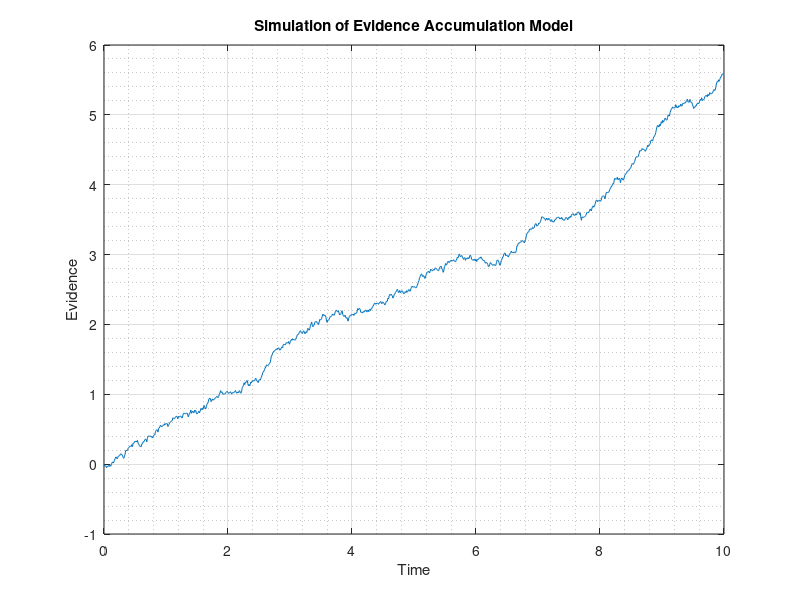

Write MATLAB code to recreate this figure. (Note: this script raises an error after producing the figure.)
% Q1
% Parameters
num_steps = 1000;  % number of steps in the simulation
dt = 0.01;        % time step
B = 0.5;          % constant bias
sigma = 0.2;      % scaling constant
x0 = 0;           % start point

% Preallocate
X = zeros(1, num_steps);
X(1) = x0;

% Brownian motion
W = zeros(1, num_steps);
W(1) = 0; 

% Simulate evidence accumulation
for t = 2:num_steps
    dW = sqrt(dt) * randn();  % discretized Brownian motion term
    W(t) = W(t-1) + dW;
    dX = B * dt + sigma * dW;  % change in evidence
    X(t) = X(t-1) + dX;
end

% Plot
figure;
plot(0:dt:(num_steps-1)*dt, X);
xlabel('Time');
ylabel('Evidence');
title('Simulation of Evidence Accumulation Model');
grid on; 
grid minor;
%% Q2


% Simulate the 20 choice experiments
B = 1;
sigma = 1;
dt = 0.1;
time_interval = 1;
num_experiments = 20;
choices = zeros(1, num_experiments);
X_values = zeros(num_experiments, round(time_interval / dt));
for i = 1:num_experiments
    [choices(i), X_values(i, :)] = simple_model(B, sigma, dt, time_interval);
end

% Distribution of results
figure;
histogram(choices);
title('Distribution of Choices');
xlabel('Choice');
ylabel('Frequency');

% Time course of the evidence for various B values over a 10-second trial
B_values = [1, 10, 0, 0.1, -1];
time_interval = 10;
num_steps = round(time_interval / dt);
X_values = zeros(length(B_values), num_steps);
for i = 1:length(B_values)
    [~, X_values(i, :)] = simple_model(B_values(i), sigma, dt, time_interval);
end

% Plot the time course of the evidence
figure;
hold on;
for i = 1:length(B_values)
    plot((1:num_steps) * dt, X_values(i, :), 'DisplayName', ['B = ' num2str(B_values(i))]);
end
hold off;
legend;
title('Time Course of the Evidence');
xlabel('Time (s)');
ylabel('Evidence');
grid on;
%% Q3
% Define the parameters
B = 0.1;
sigma = 1;
dt = 0.1;
time_intervals = 0.5:0.5:10;
num_trials = 10;

% Initialize array to hold error rates
error_rates = zeros(1, length(time_intervals));

% Loop over the different time intervals
for i = 1:length(time_intervals)
    num_errors = 0;
    for j = 1:num_trials
        [choice, ~] = simple_model(B, sigma, dt, time_intervals(i));
        if choice <= 0 % A positive response is considered correct
            num_errors = num_errors + 1;
        end
    end
    error_rates(i) = num_errors / num_trials;
end

% Plot the error rates
figure;
plot(time_intervals, error_rates);
title('Error Rate vs Time Interval');
xlabel('Time Interval (s)');
ylabel('Error Rate');

%% Q3
clear; clc; close all;

B = 0.13;          % Bias
sigma = 1;        % Variance
dt = 0.01;         % Time step size
time_intervals = 0.5:0.5:10;  % Time intervals
num_trials = 1000;  % Number of trials

error_rates_sim = zeros(1, length(time_intervals));  % Array to hold simulated error rates
error_rates_th = zeros(1, length(time_intervals));   % Array to hold theoretical error rates

for i = 1:length(time_intervals)
    num_errors = 0;
    for j = 1:num_trials
        T = time_intervals(i);
        [choice, ~] = simple_model(B, sigma, dt, T);
        if choice <= 0  % A positive response is considered correct
            num_errors = num_errors + 1;
        end
    end
    error_rates_sim(i) = num_errors / num_trials;
end

pth_fun = @(t, sigma, T, B) (1/sqrt(2*pi*sigma*T))*exp(-((t - B*T).^2)/(2*sigma*T));

for i = 1:length(time_intervals)
    error_rates_th(i) = integral(@(t) pth_fun(t, sigma, time_intervals(i), B), -inf, 0);
end

% Plot the error rates
figure;
plot(time_intervals, error_rates_sim, '.', 'MarkerSize', 15, 'Color', 'k');
hold on;
plot(time_intervals, error_rates_th, 'k', 'LineWidth', 1.5);
title('Error Rate vs Time Interval');
xlabel('Time Interval (s)');
ylabel('Error Rate');
legend('Simulation', 'Theory');


%% Q4
% Define the parameters
B = 0.1;
sigma = 1;
dt = 0.1;
time_interval = 10;
num_trials = 10;

% Initialize arrays to hold decision variable trajectories, means, and variances
X_values = zeros(num_trials, round(time_interval / dt));
mean_values = zeros(1, round(time_interval / dt));
var_values = zeros(1, round(time_interval / dt));

% Generate the evidence trajectories
for i = 1:num_trials
    [~, X_values(i, :)] = simple_model(B, sigma, dt, time_interval);
end

% Calculate the mean and variance over time
for t = 1:size(X_values, 2)
    mean_values(t) = mean(X_values(:, t));
    var_values(t) = var(X_values(:, t));
end

% Plot the trajectories, mean trajectory, and one standard deviation above and below the mean
figure;
hold on;
for i = 1:num_trials
    plot((1:size(X_values, 2)) * dt, X_values(i, :), 'Color', [0.7, 0.7, 0.7]);
end
plot((1:size(X_values, 2)) * dt, mean_values, 'k', 'LineWidth', 2);
plot((1:size(X_values, 2)) * dt, mean_values + sqrt(var_values), 'r', 'LineWidth', 2);
plot((1:size(X_values, 2)) * dt, mean_values - sqrt(var_values), 'r', 'LineWidth', 2);
hold off;
title('Evidence Trajectories');
xlabel('Time (s)');
ylabel('Evidence');

%% Q4
% Define the parameters
B = 0.1;
sigma = 1;
dt = 0.1;
time_interval = 10;
num_trials = 10;

% Initialize arrays to hold decision variable trajectories and means
X_values = zeros(num_trials, round(time_interval / dt));
mean_values = zeros(1, round(time_interval / dt));

% Generate the evidence trajectories
for i = 1:num_trials
    [~, X_values(i, :)] = simple_model(B, sigma, dt, time_interval);
end

% Calculate the mean and standard deviation over time
for t = 1:size(X_values, 2)
    mean_values(t) = mean(X_values(:, t));
end
simulation_std = std(X_values, 0, 1);

% Calculate the theoretical mean and standard deviation
t_values = (1:size(X_values, 2)) * dt;
theoretical_mean = B * t_values;
theoretical_std = sqrt(sigma^2 * t_values);

% Plot the decision variable, simulation mean, simulation std, theoretical mean, and theoretical std
figure;
hold on;
for i = 1:num_trials
    plot(t_values, X_values(i, :), 'Color', [0.6, 0.8, 0.6]); % Light Green
end
plot(t_values, mean_values, 'k', 'LineWidth', 2); % Black
plot(t_values, mean_values + simulation_std, 'Color', [1, 0, 0], 'LineWidth', 2); % Red
plot(t_values, mean_values - simulation_std, 'Color', [1, 0, 0], 'LineWidth', 2); % Red
plot(t_values, theoretical_mean, 'b--', 'LineWidth', 2); % Blue dashed line
plot(t_values, theoretical_mean + theoretical_std, 'm--', 'LineWidth', 2); % Magenta dashed line
plot(t_values, theoretical_mean - theoretical_std, 'm--', 'LineWidth', 2); % Magenta dashed line
hold off;
title('Decision Variable');
xlabel('Time (s)');
ylabel('Decision Variable');
legend('Trajectories', 'Simulation Mean', 'Simulation Std', 'Theoretical Mean', 'Theoretical Std', 'Location', 'northwest');

%%
% Set the parameters
theta_plus = 2;
theta_minus = -2;
sigma = 1;
x0 = 1;
bias = 0.1;

% Run multiple trials and collect evidence trajectories
num_trials = 10;
evidence_trajectories = zeros(num_trials, 1001); % 1001 time steps

for i = 1:num_trials
    [rt, ~] = two_choice_trial(theta_plus, theta_minus, sigma, x0, bias);
    dt = rt / 1000;
    t = 0:dt:rt;
    x = x0 + cumsum(bias * dt + sigma * randn(size(t)) * sqrt(dt));
    evidence_trajectories(i, 1:numel(x)) = x;
end
% Plot the evidence trajectories
figure;
hold on;
time_limit = 10;
time_steps = size(evidence_trajectories, 2);
time_range = linspace(0, time_limit, time_steps);

for i = 1:num_trials
    x = evidence_trajectories(i, :);
    x(x > theta_plus) = theta_plus; % Clip values above theta_plus
    x(x < theta_minus) = theta_minus; % Clip values below theta_minus
    plot(time_range, x, 'Color', [0.7, 0.7, 0.7]);
end

plot([0, time_limit], [theta_plus, theta_plus], 'r--', 'LineWidth', 2);
plot([0, time_limit], [theta_minus, theta_minus], 'b--', 'LineWidth', 2);
xlabel('Time (s)');
ylabel('Evidence');
title('Drift Diffusion Model - Evidence Trajectories');
hold off;



%% Q5

% Main script
% Set up the parameters for simple_model2
bias = 0.1;
time_limit = 10;
start_point = 0;

% Run simple_model2 and print the result
choice = simple_model2(bias, time_limit, start_point);
disp(['Choice (simple_model2): ', num2str(choice)])

% Set up the parameters for two_choice_trial
theta_positive = 1;
theta_negative = -1;
sigma = 1;
x0 = 0;
B = 0.1;

% Run two_choice_trial and print the results
[reaction_time, response] = two_choice_trial(theta_positive, theta_negative, sigma, x0, B);
disp(['Reaction Time: ', num2str(reaction_time), ', Response: ', num2str(response)])
%%
% Set the parameters
bias = 0.5;
time_limit = 1;
start_point = 0;

% Simulate a single trial
choice = simple_model2(bias, time_limit, start_point);

% Display the choice
disp(['Choice: ' num2str(choice)]);
%% Q5


% Set the parameters
bias = 0.5;
time_limit = 1;
start_point = 1;

% Simulate multiple trials
num_trials = 1000;
choices = zeros(1, num_trials);
for i = 1:num_trials
    choices(i) = simple_model2(bias, time_limit, start_point);
end

% Count the occurrences of each choice
unique_choices = unique(choices);
choice_counts = histcounts(choices, [unique_choices, unique_choices(end)+1]);

% Plot the distribution as a bar chart
figure;
bar(unique_choices, choice_counts);
xlabel('Choice');
ylabel('Count');
title('Distribution of Choices');

%% Q6




% Set the parameters
theta_plus = 2;
theta_minus = -2;
sigma = 1.5;
x0 = 1;
bias = 0.1;

% Run a single trial
[rt, response] = two_choice_trial(theta_plus, theta_minus, sigma, x0, bias);

% Display the results
disp("Reaction Time: " + rt + " seconds");
disp("Response: " + response);

% Plot the decision process
dt = 0.01; % Time step size for plotting
t = 0:dt:rt; % Time range
x = x0 + cumsum(bias * dt + sigma * randn(size(t)) * sqrt(dt)); % Accumulated evidence over time

figure;
plot(t, x, 'LineWidth', 2);
hold on;
plot([0, rt], [theta_plus, theta_plus], 'r--', 'LineWidth', 2);
plot([0, rt], [theta_minus, theta_minus], 'b--', 'LineWidth', 2);
xlabel('Time (s)');
ylabel('Evidence');
title('Drift Diffusion Model with Thresholds');
legend('Evidence', 'Positive Threshold', 'Negative Threshold');
hold off;


%% Q6

% Set the parameters
theta_plus = 2;
theta_minus = -2;
sigma = 1;
x0 = 1;
bias = 0.1;

% Run a single trial
[rt, response] = two_choice_trial(theta_plus, theta_minus, sigma, x0, bias);

% Display the results
disp("Reaction Time: " + rt + " seconds");
disp("Response: " + response);

% Plot the decision process
dt = 0.01; % Time step size for plotting
t = 0:dt:rt; % Time range
x = x0 + cumsum(bias * dt + sigma * randn(size(t)) * sqrt(dt)); % Accumulated evidence over time

% Generate another evidence trajectory
x2 = x0 + cumsum(bias * dt + sigma * randn(size(t)) * sqrt(dt)); % Accumulated evidence over time

figure;
plot(t, x, 'LineWidth', 2);
hold on;
plot(t, x2, 'Color', [0.3010, 0.7450, 0.9330], 'LineWidth', 2);
plot([0, rt], [theta_plus, theta_plus], 'r--', 'LineWidth', 2);
plot([0, rt], [theta_minus, theta_minus], 'b--', 'LineWidth', 2);
xlabel('Time (s)');
ylabel('Evidence');
title('Drift Diffusion Model with Thresholds');
legend('Evidence 1', 'Evidence 2', 'Positive Threshold', 'Negative Threshold');
hold off;
 %% Q 6
 

% Set the parameters
theta_plus = 2;
theta_minus = -2;
sigma = 1;
x0 = 1;
bias = 0.1;

% Run multiple trials and collect evidence trajectories
num_trials = 7;
evidence_trajectories = zeros(num_trials, 1001); % 1001 time steps

for i = 1:num_trials
    [rt, ~] = two_choice_trial(theta_plus, theta_minus, sigma, x0, bias);
    dt = rt / 1000;
    t = 0:dt:rt;
    x = x0 + cumsum(bias * dt + sigma * randn(size(t)) * sqrt(dt));
    evidence_trajectories(i, 1:numel(x)) = x;
end
% Plot the evidence trajectories
figure;
hold on;
time_limit = 10;
time_steps = size(evidence_trajectories, 2);
time_range = linspace(0, time_limit, time_steps);

for i = 1:num_trials
    x = evidence_trajectories(i, :);
    x(x > theta_plus) = theta_plus; % Clip values above theta_plus
    x(x < theta_minus) = theta_minus; % Clip values below theta_minus
    plot(time_range, x, 'Color', [0.7, 0.7, 0.7]);
end

plot([0, time_limit], [theta_plus, theta_plus], 'r--', 'LineWidth', 2);
plot([0, time_limit], [theta_minus, theta_minus], 'b--', 'LineWidth', 2);
xlabel('Time (s)');
ylabel('Evidence');
title('Drift Diffusion Model - Evidence Trajectories');
hold off;



%% Q7 E
% Define the number of trials and parameters for the trials
num_trials = 100000;
theta_positive = 2;
theta_negative = -2;
sigma = 1;
x0 = 0;
B = 0.1;

% Initialize arrays to hold the reaction times and responses
reaction_times = zeros(1, num_trials);
responses = zeros(1, num_trials);

% Run the trials
for i = 1:num_trials
    [reaction_times(i), responses(i)] = two_choice_trial(theta_positive, theta_negative, sigma, x0, B);
end

% Determine the correctness of the responses
correct_responses = responses == sign(B);
incorrect_responses = ~correct_responses;

% Plot the reaction times
figure
hold on
scatter(reaction_times(correct_responses), ones(1, sum(correct_responses)), 'r')
scatter(reaction_times(incorrect_responses), -ones(1, sum(incorrect_responses)), 'b')
hold off

xlabel('Reaction Time')
ylabel('Correctness')
legend('Correct', 'Incorrect')
title('Reaction Time vs Correctness')
%% Q7
% Parameters
upperThreshold = 1.0;  
lowerThreshold = -1.0;
noiseLevel = 1.0;
initialEvidence =0.50;
positiveBias = 1.0;
negativeBias = -1.0;
timeStep = 0.1;
maxDuration = 100.0;

% Simulate race model
[selectedOption, responseTime] = simulate_race_model(upperThreshold, lowerThreshold, noiseLevel, initialEvidence, positiveBias, negativeBias, timeStep);

% Display results
fprintf('Race model: Choice %d made in %f seconds.\n', selectedOption, responseTime);

% Simulate race model with a fixed time interval
[chosenOption, reactionTime] = simulate_race_model_fixed_interval(upperThreshold, lowerThreshold, noiseLevel, initialEvidence, positiveBias, negativeBias, timeStep, maxDuration);

% Display results
fprintf('Race model with fixed interval: Choice %d made in %f seconds.\n', chosenOption, reactionTime);

%% Q8 


% Set the parameters
theta_plus = 2;
theta_minus = -2;
sigma = 1;
x0 = 0;
bias = 0.1;
max_time = 5;

% Run the race trial
[best_choice, reaction_time] = race_trial(theta_plus, theta_minus, sigma, x0, bias, max_time);

% Plot the result
figure;
hold on;

% Plot the evidence trajectory
dt = 0.01; % Time step size for plotting
t = 0:dt:max_time; % Time range
x = x0 + cumsum(bias * dt + sigma * randn(size(t)) * sqrt(dt)); % Accumulated evidence over time
plot(t, x, 'LineWidth', 2);

% Plot the thresholds
plot([0, max_time], [theta_plus, theta_plus], 'r--', 'LineWidth', 2);
plot([0, max_time], [theta_minus, theta_minus], 'b--', 'LineWidth', 2);

% Plot the reaction time
if reaction_time < max_time
    plot(reaction_time, x(find(t==reaction_time)), 'go', 'MarkerSize', 10, 'MarkerFaceColor', 'g');
else
    plot(max_time, x(end), 'go', 'MarkerSize', 10, 'MarkerFaceColor', 'g');
end

% Set labels and title
xlabel('Time (s)');
ylabel('Evidence');
title('Race Model - Decision Process');

% Set legend
legend('Evidence', 'Positive Threshold', 'Negative Threshold', 'Reaction Time');

hold off;

%%
% Set the parameters
start_point1 = 0.5;
start_point2 = 0;
bias1 = 0.05;
bias2 = 0.05;
sigma1 = 1;
sigma2 = 1;
threshold1 = 2;
threshold2 = 2;
dt = 0.1;
max_time = 5;

% Run the race trial
[best_choice, reaction_time] = race_trial(start_point1, start_point2, sigma1, sigma2, threshold1, threshold2, bias1, bias2, dt, max_time);

% Plot the result
figure;
hold on;

% Plot the evidence trajectory
t = 0:dt:max_time; % Time range
x1 = start_point1 + cumsum(bias1 * dt + sigma1 * randn(size(t)) * sqrt(dt)); % Accumulated evidence for choice 1
x2 = start_point2 + cumsum(bias2 * dt + sigma2 * randn(size(t)) * sqrt(dt)); % Accumulated evidence for choice 2
plot(t, x1, 'LineWidth', 2, 'Color', 'b');
plot(t, x2, 'LineWidth', 2, 'Color', 'r');

% Plot the thresholds
plot([0, max_time], [threshold1, threshold1], 'r--', 'LineWidth', 2);
plot([0, max_time], [threshold2, threshold2], 'b--', 'LineWidth', 2);

% Plot the reaction time
if reaction_time < max_time
    if best_choice == 1
        plot(reaction_time, x1(find(t==reaction_time)), 'go', 'MarkerSize', 10, 'MarkerFaceColor', 'g');
    else
        plot(reaction_time, x2(find(t==reaction_time)), 'go', 'MarkerSize', 10, 'MarkerFaceColor', 'g');
    end
else
    if best_choice == 1
        plot(max_time, x1(end), 'go', 'MarkerSize', 10, 'MarkerFaceColor', 'g');
    else
        plot(max_time, x2(end), 'go', 'MarkerSize', 10, 'MarkerFaceColor', 'g');
    end
end

% Set labels and title
xlabel('Time (s)');
ylabel('Evidence');
title('Race Model - Decision Process');

% Set legend
legend('Choice 1 Evidence', 'Choice 2 Evidence', 'Threshold 1', 'Threshold 2', 'Reaction Time');

hold off;



%% PART 2 
% Generate a random sequence of stimulus orientations
num_steps = 1000;
stimulus = rand(1, num_steps)*180 - 90;  % Random orientations between -90 and 90

% Initialize parameters
MT_p_values = [0.5, 0.5];  % Firing probabilities for the MT neurons
LIP_weights = [1, -1];  % Weighting factors for the MT neurons
LIP_threshold = 50;  % LIP firing rate that represents the choice threshold criterion
Evidence_thr = 0.5;  % Threshold for the evidence

% Run the simulation
[MT_neurons, LIP_neurons] = simulate_MT_LIP_neurons(stimulus, MT_p_values, LIP_weights, LIP_threshold, Evidence_thr);

% Plot the activity patterns for each neuron
figure
for neuron = 1:2
    subplot(2, 2, neuron)
    rasterplot(MT_neurons{neuron,:}, 'k')
    title(['MT Neuron ' num2str(neuron)])
    
    subplot(2, 2, neuron+2)
    rasterplot(LIP_neurons{neuron,:}, 'k')
    title(['LIP Neuron ' num2str(neuron)])
end
% 



% 
% % Question 1:
% clear; clc; close all;
% MT_p_values = [0.07 0.04];
% LIP_weights = [0.1 -0.15];
% LIP_threshold = 30;
% [RT, MT1_event_times, MT2_event_times, LIP_event_times] = lip_activity(...
%     MT_p_values, LIP_weights, LIP_threshold)
% 
% figure;
% hold on;
% for i = 1: length(MT1_event_times)
%     plot([MT1_event_times(i) MT1_event_times(i)], [1 1.5], 'color', 'k', 'linewidth', 1.5); 
% end
% for i = 1: length(MT2_event_times)
%     plot([MT2_event_times(i) MT2_event_times(i)], [1.5 2], 'color', [0.6 0.6 0.6],  'linewidth', 1.5); 
% end
% for i = 1: length(LIP_event_times)
%     plot([LIP_event_times(i) LIP_event_times(i)], [2 2.5], 'color', [0.3010 0.7450 0.9330], 'linewidth', 1.5); 
% end
% legend('M1', 'M2', 'LIP');
% ylim([0.5 3]);
% xlabel('time (sec)'); title('Raster plot');
% 
% % Question 2:
% clear; clc; close all;    
% 
% LIP1_weights = [0.1 -0.1];
% LIP2_weights = [-0.1 0.1];
% 
% MT_p_values_All = [0.05*ones(1, 250), 0.05*ones(1, 250), 0.05*ones(1, 250), 0.05*ones(1, 250);...
%     0.08*ones(1, 250), 0.02*ones(1, 250), 0.06*ones(1, 250), 0.03*ones(1, 250)];
%      
% [MT1_event_times, MT2_event_times, LIP1_event_times, LIP2_event_times] = ...
%     lip_activity2(MT_p_values_All, LIP1_weights, LIP2_weights);
% 
% figure;
% hold on;
% for i = 1: length(MT1_event_times)
%     plot([MT1_event_times(i) MT1_event_times(i)], [1 1.5], 'color', 'k', 'linewidth', 1.5); 
% end
% for i = 1: length(MT2_event_times)
%     plot([MT2_event_times(i) MT2_event_times(i)], [1.5 2], 'color', [0.6 0.6 0.6],  'linewidth', 1.5); 
% end
% for i = 1: length(LIP1_event_times)
%     plot([LIP1_event_times(i) LIP1_event_times(i)], [2 2.5], 'color', [0.3010 0.7450 0.9330], 'linewidth', 1.5); 
% end
% for i = 1: length(LIP2_event_times)
%     plot([LIP2_event_times(i) LIP2_event_times(i)], [2.5 3], 'color', [0 0.4470 0.7410], 'linewidth', 1.5); 
% end
% legend('M1', 'M2', 'LIP1', 'LIP2');
% xline(0.25, '--', 'color', 'r', 'linewidth', 1.3, 'handlevisibility', 'off'); hold all;
% xline(0.5, '--', 'color', 'r', 'linewidth', 1.3, 'handlevisibility', 'off');
% xline(0.75, '--', 'color', 'r', 'linewidth', 1.3, 'handlevisibility', 'off');
% xlabel('time (sec)'); title('Raster plot');
% 

%%

% Question 1:
clc; clear; close all;

MT_p_values = [0.07 0.04];
LIP_weights = [0.1 -0.15];
LIP_threshold = 30;

[LIP_event_times] = simulate_LIP_activity(MT_p_values, LIP_weights, LIP_threshold);

figure;
hold on;
for i = 1:length(LIP_event_times)
    plot([LIP_event_times(i) LIP_event_times(i)], [0 1], 'color', [0.3010 0.7450 0.9330], 'linewidth', 1.2);
end

ylim([0 1]);
xlabel('Time (sec)');
ylabel('Neuron');
title('Raster Plot - LIP Neuron');
set(gca, 'ytick', []);
box on;

% Question 2:
clc; clear; close all;

LIP1_weights = [0.1 -0.1];
LIP2_weights = [-0.1 0.1];

MT_p_values_All = [0.05 * ones(1, 250), 0.05 * ones(1, 250), 0.05 * ones(1, 250), 0.05 * ones(1, 250);...
                   0.08 * ones(1, 250), 0.02 * ones(1, 250), 0.06 * ones(1, 250), 0.03 * ones(1, 250)];

[MT1_event_times, MT2_event_times, LIP1_event_times, LIP2_event_times] = ...
    simulate_MT_LIP_neurons(MT_p_values_All, LIP1_weights, LIP2_weights);



figure;
hold on;
for i = 1:length(LIP1_event_times)
    plot([LIP1_event_times(i) LIP1_event_times(i)], [1 2], 'color', [0.3010 0.7450 0.9330], 'linewidth', 1.2);
end

for i = 1:length(LIP2_event_times)
    plot([LIP2_event_times(i) LIP2_event_times(i)], [2.5 3.5], 'color', [0 0.4470 0.7410], 'linewidth', 1.2);
end

for i = 1:length(MT1_event_times)
    plot([MT1_event_times(i) MT1_event_times(i)], [4 5], 'color', 'k', 'linewidth', 1.2);
end

for i = 1:length(MT2_event_times)
    plot([MT2_event_times(i) MT2_event_times(i)], [5.5 6.5], 'color', [0.6 0.6 0.6], 'linewidth', 1.2);
end

legend('LIP1', 'LIP2', 'MT1', 'MT2');
xline(0.25, '--', 'color', 'r', 'linewidth', 1.3, 'handlevisibility', 'off');
xline(0.5, '--', 'color', 'r', 'linewidth', 1.3, 'handlevisibility', 'off');
xline(0.75, '--', 'color', 'r', 'linewidth', 1.3, 'handlevisibility', 'off');
xlabel('Time (sec)');
ylabel('Neuron');
title('Raster Plot - MT and LIP Neurons');
set(gca, 'ytick', []);
box on;




















